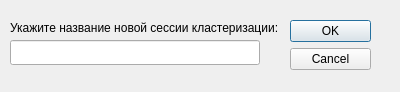
<?xml version="1.0" encoding="UTF-8"?>
<ui version="4.0">
 <class>sessionName_dialog</class>
 <widget class="QDialog" name="sessionName_dialog">
  <property name="geometry">
   <rect>
    <x>0</x>
    <y>0</y>
    <width>400</width>
    <height>92</height>
   </rect>
  </property>
  <property name="windowTitle">
   <string>Выбор названия сессии</string>
  </property>
  <widget class="QDialogButtonBox" name="buttonBox">
   <property name="geometry">
    <rect>
     <x>290</x>
     <y>20</y>
     <width>81</width>
     <height>241</height>
    </rect>
   </property>
   <property name="orientation">
    <enum>Qt::Vertical</enum>
   </property>
   <property name="standardButtons">
    <set>QDialogButtonBox::Cancel|QDialogButtonBox::Ok</set>
   </property>
  </widget>
  <widget class="QLineEdit" name="lineEdit">
   <property name="geometry">
    <rect>
     <x>10</x>
     <y>40</y>
     <width>250</width>
     <height>25</height>
    </rect>
   </property>
  </widget>
  <widget class="QLabel" name="label">
   <property name="geometry">
    <rect>
     <x>10</x>
     <y>20</y>
     <width>271</width>
     <height>16</height>
    </rect>
   </property>
   <property name="text">
    <string>Укажите название новой сессии кластеризации:</string>
   </property>
  </widget>
 </widget>
 <resources/>
 <connections>
  <connection>
   <sender>buttonBox</sender>
   <signal>accepted()</signal>
   <receiver>sessionName_dialog</receiver>
   <slot>accept()</slot>
   <hints>
    <hint type="sourcelabel">
     <x>248</x>
     <y>254</y>
    </hint>
    <hint type="destinationlabel">
     <x>157</x>
     <y>274</y>
    </hint>
   </hints>
  </connection>
  <connection>
   <sender>buttonBox</sender>
   <signal>rejected()</signal>
   <receiver>sessionName_dialog</receiver>
   <slot>reject()</slot>
   <hints>
    <hint type="sourcelabel">
     <x>316</x>
     <y>260</y>
    </hint>
    <hint type="destinationlabel">
     <x>286</x>
     <y>274</y>
    </hint>
   </hints>
  </connection>
 </connections>
</ui>
